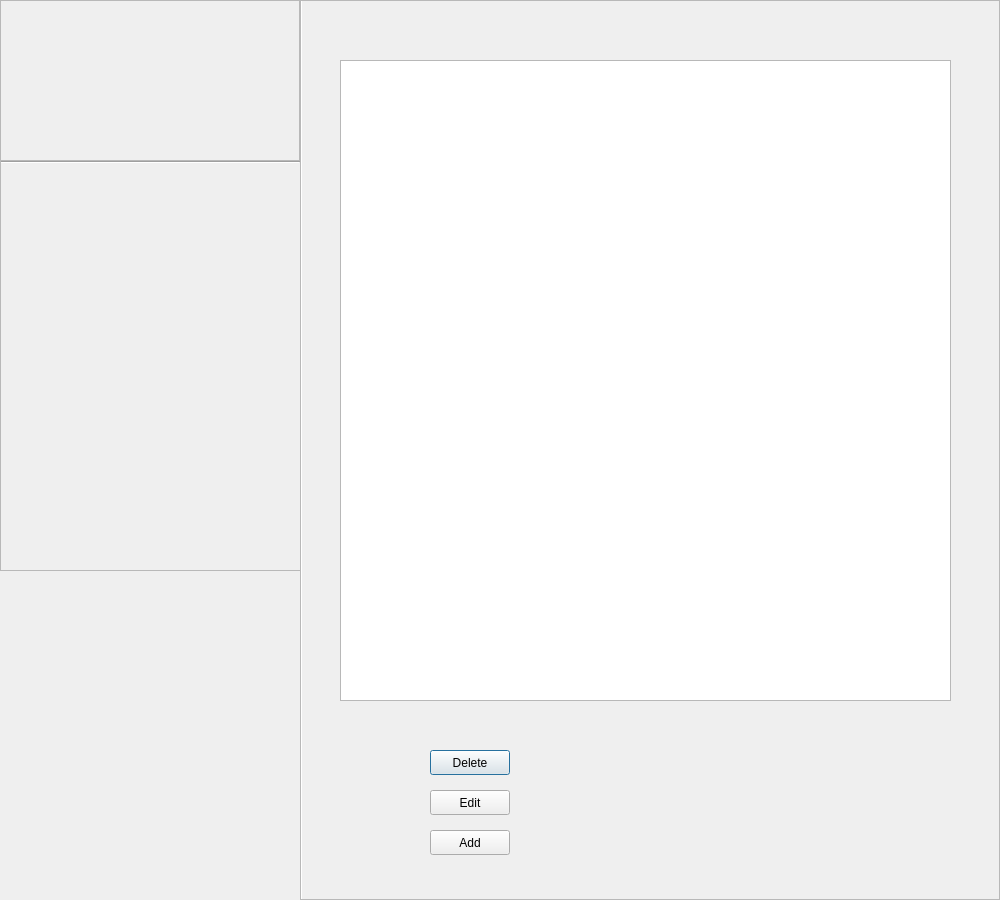
<?xml version="1.0" encoding="UTF-8"?>
<ui version="4.0">
 <class>TodolistDialog</class>
 <widget class="QDialog" name="TodolistDialog">
  <property name="geometry">
   <rect>
    <x>0</x>
    <y>0</y>
    <width>1000</width>
    <height>900</height>
   </rect>
  </property>
  <property name="windowTitle">
   <string>Dialog</string>
  </property>
  <widget class="Line" name="line">
   <property name="geometry">
    <rect>
     <x>300</x>
     <y>0</y>
     <width>3</width>
     <height>900</height>
    </rect>
   </property>
   <property name="orientation">
    <enum>Qt::Vertical</enum>
   </property>
  </widget>
  <widget class="QFrame" name="frameleft">
   <property name="geometry">
    <rect>
     <x>0</x>
     <y>0</y>
     <width>300</width>
     <height>161</height>
    </rect>
   </property>
   <property name="frameShape">
    <enum>QFrame::StyledPanel</enum>
   </property>
   <property name="frameShadow">
    <enum>QFrame::Raised</enum>
   </property>
  </widget>
  <widget class="QFrame" name="frameright">
   <property name="geometry">
    <rect>
     <x>300</x>
     <y>0</y>
     <width>700</width>
     <height>900</height>
    </rect>
   </property>
   <property name="frameShape">
    <enum>QFrame::StyledPanel</enum>
   </property>
   <property name="frameShadow">
    <enum>QFrame::Raised</enum>
   </property>
   <widget class="QListWidget" name="listWidget">
    <property name="geometry">
     <rect>
      <x>40</x>
      <y>60</y>
      <width>611</width>
      <height>641</height>
     </rect>
    </property>
   </widget>
   <widget class="QPushButton" name="delete_2">
    <property name="geometry">
     <rect>
      <x>130</x>
      <y>750</y>
      <width>80</width>
      <height>25</height>
     </rect>
    </property>
    <property name="text">
     <string>Delete</string>
    </property>
   </widget>
   <widget class="QPushButton" name="edit">
    <property name="geometry">
     <rect>
      <x>130</x>
      <y>790</y>
      <width>80</width>
      <height>25</height>
     </rect>
    </property>
    <property name="text">
     <string>Edit</string>
    </property>
   </widget>
   <widget class="QPushButton" name="add">
    <property name="geometry">
     <rect>
      <x>130</x>
      <y>830</y>
      <width>80</width>
      <height>25</height>
     </rect>
    </property>
    <property name="text">
     <string>Add</string>
    </property>
   </widget>
  </widget>
  <widget class="Line" name="line_2">
   <property name="geometry">
    <rect>
     <x>0</x>
     <y>161</y>
     <width>300</width>
     <height>3</height>
    </rect>
   </property>
   <property name="orientation">
    <enum>Qt::Horizontal</enum>
   </property>
  </widget>
  <widget class="QFrame" name="frameleft2">
   <property name="geometry">
    <rect>
     <x>0</x>
     <y>160</y>
     <width>301</width>
     <height>411</height>
    </rect>
   </property>
   <property name="frameShape">
    <enum>QFrame::StyledPanel</enum>
   </property>
   <property name="frameShadow">
    <enum>QFrame::Raised</enum>
   </property>
  </widget>
 </widget>
 <resources/>
 <connections/>
</ui>
